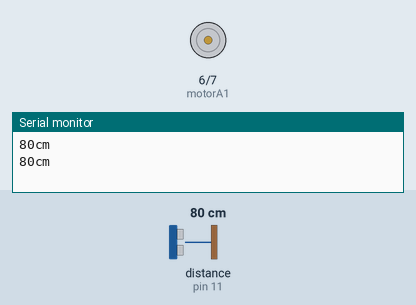
This sketch was run on a simulated Arduino Uno, built with avr-gcc and run on an emulated ATmega328P. On the bench: motor-driver pin pairs drawn as motors (green arrow = first pin HIGH = forward, orange = second pin HIGH = backward, longer = more drive), the last lines printed to the serial monitor. Wiring (inferred from the names in the program): ultrasonic range finder: trigger pin 12; echo pin 11. Inputs (shaded band) come from the test bench; at power-on: distance to the obstacle (sensor on pin 11) 80 cm. The echo pulse lasts 58.3 µs per cm.

Above: at 1.8 s.
1.9 s: distance to the obstacle (sensor on pin 11) set to 2 cm
At 2.4 s:
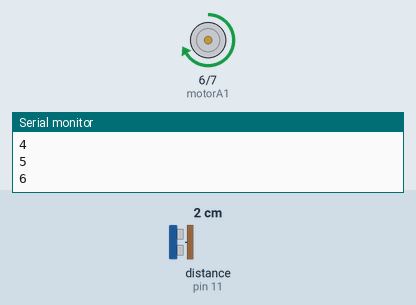
4.1 s: distance to the obstacle (sensor on pin 11) set to 18 cm
At 4.82 s:
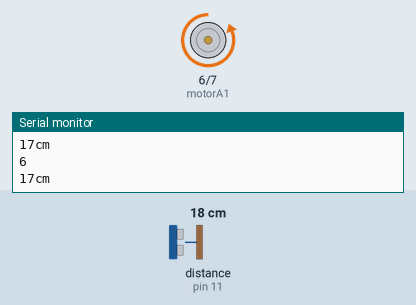
Timing chart, 0 to 7.1 s (numbered marks = the images above; inputs shaded):
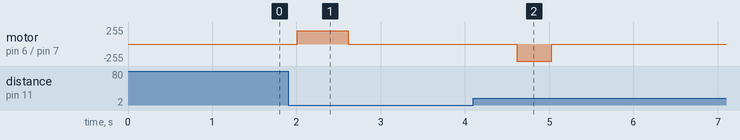

The sketch:

motor5.6.ino
```cpp
int motorA1 = 6;
int motorA2 = 7;
int echo = 11;
int trig = 12;
int cnt = 0;

int distance(int e, int t){ // 거리재기
  int d = 10000;
  digitalWrite(t,HIGH);
  delayMicroseconds(2);
  digitalWrite(t,LOW);

  unsigned long duration = pulseIn(e,HIGH);
  d = duration / 29.0 / 2.0;

  Serial.print(d);
  Serial.println("cm\n");

  //delay(500);

  return d;
}

void openDoor(int m1, int m2,int n){
  analogWrite(m1,200);
  digitalWrite(m2,LOW);
}

void closeDoor(int m1,int m2,int n){
  digitalWrite(m1,LOW);
  digitalWrite(m2,150);
}

void holdo(int m1,int m2, int t){
  digitalWrite(m1,LOW);
  digitalWrite(m2,LOW);
  delay(t);
}

void setup()
{
 Serial.begin(9600);
 pinMode(motorA1,OUTPUT);
 pinMode(motorA2,OUTPUT);
 pinMode(echo,INPUT);
 pinMode(trig,OUTPUT);
}

void loop()
{
  int dis;

    dis = distance(echo,trig);

    if(dis<=10){
      while(cnt<10){
      openDoor(motorA1,motorA2,cnt);
      cnt++; delay(60);// 다여는데 1초요
      Serial.println(cnt);
      }
    }else if(dis>10){
      while(cnt>0){
        closeDoor(motorA1,motorA2,cnt);
        cnt--; delay(40); //닫는데도 1초요
        Serial.println(cnt);
        dis = distance(echo,trig); //닫으면서 중간에 확인요
        if(dis<=10) break;
      }
    }
      holdo(motorA1,motorA2,500); // 닫다가 빠져나오면서 잠깐 홀드

   delay(500);

 // holdo(motorA1,motorA2,1000);

}
```

Measured:
- after the input at 1.9 s, motor on pin 6 (motorA1) / pin 7 (motorA2): stopped → forward 200/255 after 0.11 s, → stopped 0.60 s later
- after the input at 4.1 s, motor on pin 6 (motorA1) / pin 7 (motorA2): stopped → backward 255/255 after 0.52 s, → stopped 0.42 s later
